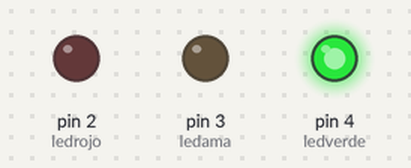
The sketch below on a simulated Arduino Uno, built with avr-gcc and run on an emulated ATmega328P. Shown: output pins drawn as LEDs (lit = HIGH).

Above: at 1.0 s.
At 5.5 s:
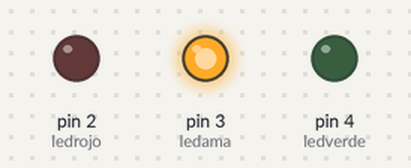
At 10.0 s:
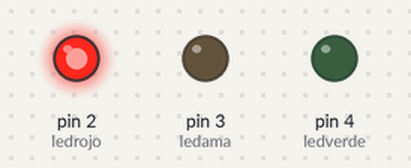
At 12.0 s:
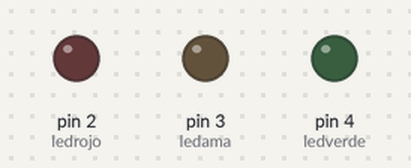
Timing chart, 0 to 16.9 s (numbered marks = the images above):
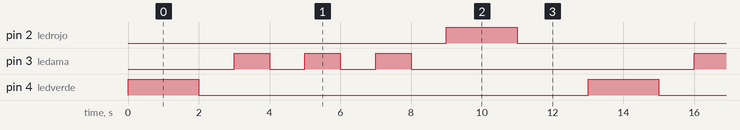

Measured:
- by itself, pin 2 (ledrojo), pin 4 (ledverde): alternates HIGH for 2.0 s and LOW for 11.0 s
- by itself, pin 3 (ledama): repeats every 13.0 s: 2 × (LOW 1.0 s, HIGH 1.0 s), LOW 8.0 s, HIGH 1.0 s
- by itself, everything shown: repeats every 13.0 s, in 10 steps

The sketch:

segundapractica.ino
```cpp
int ledrojo=2;
int ledama=3;
int ledverde=4;
void setup() {
  pinMode (ledverde,OUTPUT);
  pinMode (ledama,OUTPUT);
  pinMode (ledrojo,OUTPUT);

}

void loop() {
  // put your main code here, to run repeatedly:

digitalWrite(ledverde, HIGH);
delay(2000);
digitalWrite(ledverde, LOW);
delay(1000);
digitalWrite(ledama, HIGH);
delay(1000);
digitalWrite(ledama, LOW);
delay(1000);
digitalWrite(ledama, HIGH);
delay(1000);
digitalWrite(ledama, LOW);
delay(1000);
digitalWrite(ledama, HIGH);
delay(1000);
digitalWrite(ledama, LOW);
delay(1000);
digitalWrite(ledrojo, HIGH);
delay(2000);
digitalWrite(ledrojo, LOW);
delay(2000);
}
```
